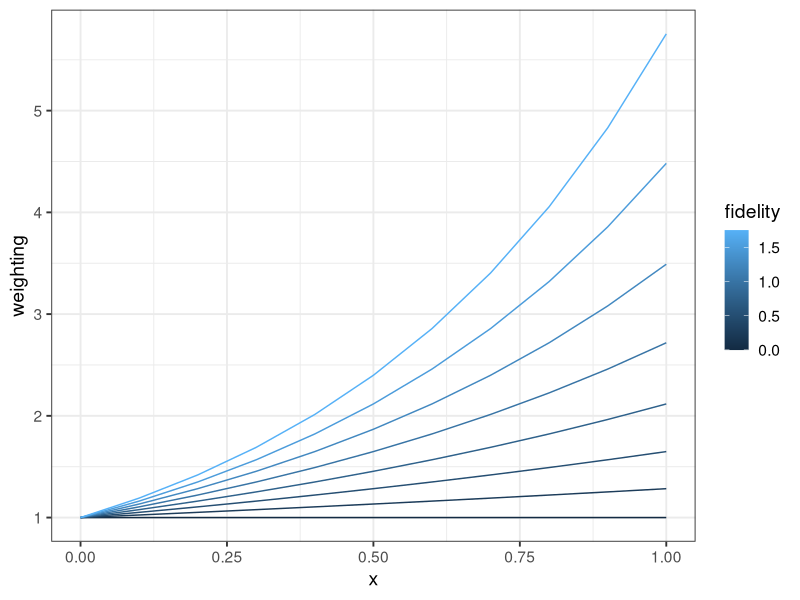
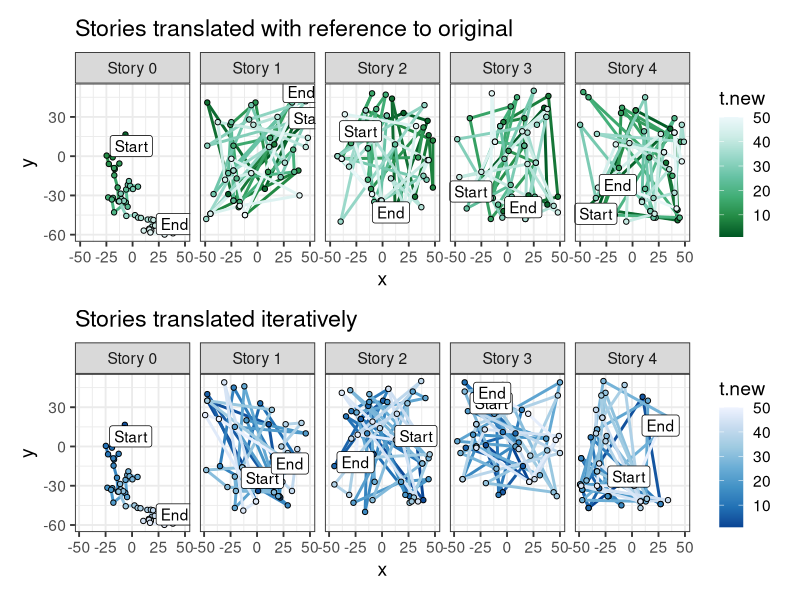

Generate these figures, in order, with R:
library(here)
setwd(here())
library(tidyverse)
library(TSP)
library(ggrepel)
library(patchwork)

theme_set(theme_bw(base_size = 14))

# General functions ----
scale.distance = function(x) { (x - min(x)) / (max(x) - min(x)) }


# Generates a "language" as a 2D space of 30 points
create_language <- function(num_points = 250, 
                            range.low = -50, 
                            range.high = 50){
  story = data.frame(x = sample(range.low:range.high, num_points, replace = T),
                     y = sample(range.low:range.high, num_points, replace = T)) |> 
    mutate(t = 1:n()) |> 
    mutate(label = if_else(t == 1, "Start",
                           if_else(t == max(t), "End", NA)))
  
  return(story)
}

# Euclidean distance function
euclid <- function(x1, y1, x2, y2, scaled = T, reverse = T) {
  if (scaled) { 
    distance = scale.distance(sqrt((x2 - x1)^2 + (y2 - y1)^2))
    }
  else {
    distance = sqrt((x2 - x1)^2 + (y2 - y1)^2)
    }
}

# Recreates the story of original.x using language.other
#
# Goes through the points in original.x and calculates the distances to all the
# points in the language.other, selects the closest point, and repeats.
#
# TODO: Add a probabilistic version, for the nearest neighbor
match_story <- function(original.x, language.other, 
                        deterministic = T, fidelity = 1){
  reconstruction <- data.frame()
  
  for (ii in 1:nrow(original.x)){
    x.original <- original.x[ii,]$x
    y.original <- original.x[ii,]$y
    
    if (deterministic){
      nearest <- language.other |> 
        mutate(distance = euclid(x,y,x.original, y.original)) |> 
        filter(distance == min(distance)) 
      # print(nearest)
      
      nearest <- nearest |> 
        slice_sample(n = 1)
      # print(nearest)
      
    } else {
      nearest <- language.other |> 
        mutate(distance = euclid(x,y,x.original, y.original))
      # print(nearest)
      
      nearest <- nearest |> 
        slice_sample(n = 1, weight_by = exp(distance*fidelity)) 
        # e^(distance * x), as x goes to zero, everything has equal weight
        # as it increases, it becomes more extreme
      # print(nearest)
    }
    
    reconstruction <- rbind(reconstruction, nearest)
  }
  
  reconstruction <- reconstruction |> 
    mutate(t.new = 1:n(),
           label = if_else(t.new == 1, "Start",
                           if_else(t.new == max(t.new), "End", NA)))
  
  return(reconstruction)
}

# Test plot ----
# iterative.nd <- iterate_translation(original, 4, F, 1)
data.frame(x = seq(0,1,by = 0.1)) |> 
  mutate(exp0 = exp(x*0),
         exp25 = exp(x*0.25),
         exp50 = exp(x*0.5),
         exp75 = exp(x*0.75),
         exp100 = exp(x*1),
         exp125 = exp(x*1.25),
         exp150 = exp(x*1.5),
         exp175 = exp(x*1.75)) |> 
  mutate(x.reverse = 1 - x) |> 
  pivot_longer(cols = starts_with("exp"),
               values_to = "weighting",
               names_to = "exp.type") |> 
  mutate(fidelity = as.numeric(gsub("exp","",exp.type))/100) |> 
  ggplot(aes(x = x, y = weighting, color = fidelity, group = fidelity))+
  geom_line()

# Iterative translation ----

## Helper functions ----

# Creates a translation chain of n_iterations
iterate_translation <- function(original.text, n_iterations = 4, 
                                deterministic = T, fidelity = 1){
  original.x <- original.text
  
  holder.df <- data.frame()
  
  for (ii in 1:n_iterations){
    lang.x <- create_language()
    recon.x <- match_story(original.x, lang.x, deterministic, fidelity) |> 
      mutate(story = ii)
    
    holder.df <- rbind(holder.df, recon.x)
    
    original.x <- recon.x
  }
  
  final <- rbind(original.text |> 
                   mutate(t.new = t, distance = -1),
                 holder.df)
  
  return(final)
}

## Running the iterative translations ----

### More coherent plot
new_point <- function(x0, y0){
  x1 <- x0 + rnorm(n = 1, mean = 0, sd = 5)
  y1 <- y0 + rnorm(n = 1, mean = 0, sd = 5)
  
  return (c(x1, y1))
}

original <- data.frame(x = 0, y = 0)

length = 50

for (i in 1:length){
  old_points <- original[i,]
  new_points <- new_point(old_points$x, old_points$y)
  original <- rbind(original, new_points)
}

original <- original[2:(length + 1),] |> 
  mutate(t = 1:n(),
         story = 0,
         label = if_else(t == 1, "Start",
                         if_else(t == max(t), "End", NA)))

range.min <- min(c(original$x, original$y))
range.max <- max(c(original$x, original$y))

# original <- create_language() |> 
#   mutate(story = 0)

iterative <- iterate_translation(original, 4)

i.plot <- iterative |> 
  mutate(story = paste("Story", story)) |> 
  ggplot(aes(x = x, y = y, color = t.new))+
  geom_path(linewidth = 1)+
  geom_point(aes(fill = t.new), color = "black", shape = 21)+
  scale_color_distiller()+
  scale_fill_distiller()+
  geom_label(aes(label = label), color = "black")+
  facet_wrap(~factor(story), ncol = 5)+
  ggtitle("Stories translated iteratively")


## Longer chain ----


# iterative <- iterate_translation(original, 9)
# 
# iterative |> 
#   mutate(story = paste("Story", story)) |> 
#   mutate(story = factor(story, levels = paste("Story", 0:9))) |> 
#   ggplot(aes(x = x, y = y, color = t.new))+
#   geom_path(linewidth = 1)+
#   scale_color_distiller(name = "Timestep")+
#   geom_label(aes(label = label), color = "black")+
#   facet_wrap(~factor(story))+
#   ggtitle("Stories translated iteratively")




# Translation with reference to the original ----

## Helper functions ----

# Creates a set of translations that can reference the original.
# Same as the above function, but the original.x is not updated.
multi_translations <- function(original.text, n_iterations = 4, 
                               deterministic = T, fidelity = 1){
  original.x <- original.text
  
  holder.df <- data.frame()
  
  for (ii in 1:n_iterations){
    lang.x <- create_language()
    recon.x <- match_story(original.x, lang.x, 
                           deterministic, fidelity) |> 
      mutate(story = ii)
    
    holder.df <- rbind(holder.df, recon.x)
    
    # original.x <- recon.x
  }
  
  final <- rbind(original.text |> 
                   mutate(t.new = t, distance = -1),
                 holder.df)
  
  return(final)
}

## Running the simulation ----
# original2 <- create_language() |> 
#   mutate(story = 0)

multi <- multi_translations(original, 4)

m.plot <- multi |> 
  mutate(story = paste("Story", story)) |> 
  ggplot(aes(x = x, y = y, color = t.new))+
  geom_path(linewidth = 1)+
  geom_point(aes(fill = t.new), color = "black", shape = 21)+
  scale_fill_distiller(palette = 2)+
  scale_color_distiller(palette = 2)+
  geom_label(aes(label = label), color = "black")+
  facet_wrap(~factor(story), ncol = 5)+
  ggtitle("Stories translated with reference to original")



# Comparison ----

## Visual
deterministic <- m.plot / i.plot

## DTW 


# Non-deterministic -----
# Non-working at the moment.

fidelity.val <- 0.05

iterative.nd <- iterate_translation(original, 4, F, fidelity.val)

i.plot.nd <- iterative.nd |> 
  mutate(story = paste("Story", story)) |> 
  ggplot(aes(x = x, y = y, color = t.new))+
  geom_path(linewidth = 1)+
  geom_point(aes(fill = t.new), color = "black", shape = 21)+
  scale_color_distiller()+
  scale_fill_distiller()+
  geom_label(aes(label = label), color = "black")+
  facet_wrap(~factor(story), ncol = 5)+
  ggtitle("Stories translated iteratively")


multi.nd <- multi_translations(original, 4, F, fidelity.val)

m.plot.nd <- multi.nd |> 
  mutate(story = paste("Story", story)) |> 
  ggplot(aes(x = x, y = y, color = t.new))+
  geom_path(linewidth = 1)+
  geom_point(aes(fill = t.new), color = "black", shape = 21)+
  scale_fill_distiller(palette = 2)+
  scale_color_distiller(palette = 2)+
  geom_label(aes(label = label), color = "black")+
  facet_wrap(~factor(story), ncol = 5)+
  ggtitle("Stories translated with reference to original")

nondeterministic <- m.plot.nd / i.plot.nd
nondeterministic
